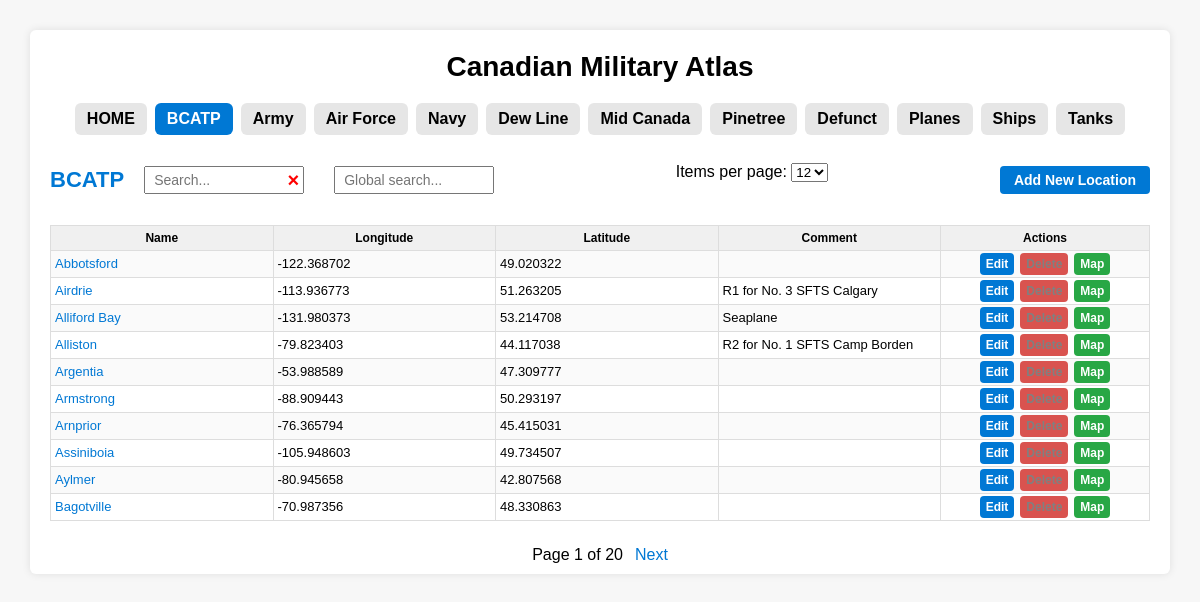
Page /bcatp on the committed database.
### models.py (models this page shows)
class Bcatp(db.Model):
    id = db.Column(db.Integer, primary_key=True)
    name = db.Column(db.String(200))
    longitude = db.Column(db.Float)
    latitude = db.Column(db.Float)
    comment = db.Column(db.String(500))
    wiki = db.Column(db.String(500))

### app.py (the view)
@app.route("/bcatp")
def bcatp():
    page = request.args.get("page", 1, type=int)
    per_page = request.args.get("per_page", 10, type=int)
    starts = request.args.get("starts", "").strip()
    query = Bcatp.query
    if starts:
        query = query.filter(Bcatp.name.ilike(f"%{starts}%"))
    if per_page == 0:
        rows = query.order_by(Bcatp.name).all()
        total_pages = 1
        pagination = None
    else:
        pagination = db.paginate(
            query.order_by(Bcatp.name), page=page, per_page=per_page
        )
        rows = pagination
        total_pages = pagination.pages
    return render_template(
        "bcatp.html",
        rows=rows,
        active_tab="bcatp",
        starts=starts,
        per_page=per_page,
        total_pages=total_pages,
        pagination=pagination,
    )

### templates/bcatp.html (shortened to what this page needs)
{% extends "base.html" %}
{% block content %}
<div class="page-header">
    <div class="header-left">
        <h1>
            <a href="https://en.wikipedia.org/wiki/Distant_Early_Warning_Line"
               target="_blank"
               class="title-link">
                BCATP
            </a>
        </h1>
        <div class="search-wrapper">
            <input type="text"
                   id="searchBox"
                   class="search-box"
                   placeholder="Search..."
                   value="{{ starts }}"
                   onkeyup="searchByLetter()">
            <span class="clear-btn" onclick="clearSearch()">&times;</span>
        </div>
        <input id="globalSearchBox"
               type="text"
               class="global-search-box"
               placeholder="Global search..."
               onkeyup="globalSearch()">
    </div>
    <form method="get" id="perPageForm" style="margin-bottom: 15px;">
        <label for="per_page">Items per page:</label>
        <select name="per_page" id="per_page" onchange="this.form.submit()">
            <option value="12" {% if per_page == 12 %}selected{% endif %}>12</option>
        </select>
    </form>
    <button class="add-btn" onclick="openAddModal('bcatp')">Add New Location</button>
</div>
<table>
    <tr>
        <th class="name">Name</th>
        <th class="lon">Longitude</th>
        <th class="lat">Latitude</th>
        <th>Comment</th>
        <th class="actions">Actions</th>
    </tr>
    {% set data = rows.items if pagination else rows %}
    {% for row in data %}
    <tr id="row-{{ row.id }}">
        <td class="name">
            {% if row.wiki %}
            <a href="{{ row.wiki }}" target="_blank">{{ row.name }}</a>
            {% else %}
            {{ row.name }}
            {% endif %}
        </td>
        <td class="lon">{{ row.longitude }}</td>
        <td class="lat">{{ row.latitude }}</td>
        <td>{{ row.comment }}</td>
        <td class="actions">
            <div class="action-buttons">
                <a href="#"
                   class="action-btn edit-btn"
                   onclick="openEditModal('/bcatp/edit/{{ row.id }}'); return false;">
                    Edit
                </a>
                <a href="#"
                   class="action-btn delete-btn disabled"
                   onclick="confirmDelete('/delete/bcatp/{{ row.id }}'); return false;">
                </a>
                <a href="#"
                   class="action-btn map-btn"
                   onclick="openMap('{{ row.latitude }}', '{{ row.longitude }}'); return false;">
                    Map
                </a>
            </div>
        </td>
    </tr>
    {% endfor %}
</table>
{% if pagination %}
<div class="pagination">
    <span>Page {{ pagination.page }} of {{ total_pages }}</span>
    {% if pagination.has_next %}
    <a href="?page={{ pagination.next_num }}&per_page={{ per_page }}&starts={{ starts }}">Next</a>
    {% endif %}
</div>
{% endif %}
{% endblock %}

### templates/base.html (shortened to what this page needs)
<!DOCTYPE html>
<html>
<head>
</head>
<body>
    <div class="page-wrapper">
        <div class="container" data-tab="{{ active_tab }}">
            <div class="app-title">
                <h1>Canadian Military Atlas</h1>
            </div>
            <div class="tabs">
                <a href="/home" class="tab {% if active_tab == 'home' %}active{% endif %}">HOME</a>
                <a href="/bcatp" class="tab {% if active_tab == 'bcatp' %}active{% endif %}">BCATP</a>
                <a href="/army" class="tab {% if active_tab == 'army' %}active{% endif %}">Army</a>
                <a href="/airforce" class="tab {% if active_tab == 'airforce' %}active{% endif %}">Air Force</a>
                <a href="/navy" class="tab {% if active_tab == 'navy' %}active{% endif %}">Navy</a>
                <a href="/dewline" class="tab {% if active_tab == 'dewline' %}active{% endif %}">Dew Line</a>
                <a href="/midcanada" class="tab {% if active_tab == 'midcanada' %}active{% endif %}">Mid Canada</a>
                <a href="/pinetree" class="tab {% if active_tab == 'pinetree' %}active{% endif %}">Pinetree</a>
                <a href="/defunct" class="tab {% if active_tab == 'defunct' %}active{% endif %}">Defunct</a>
                <a href="/planes" class="tab {% if active_tab == 'planes' %}active{% endif %}">Planes</a>
                <a href="/ships" class="tab {% if active_tab == 'ships' %}active{% endif %}">Ships</a>
                <a href="/tanks" class="tab {% if active_tab == 'tanks' %}active{% endif %}">Tanks</a>
            </div>
            {% block content %}{% endblock %}
        </div>
    </div>
</body>
</html>

### templates/base.html (style rules this page uses)
body { font-family: Arial, sans-serif; background: #f7f7f7; margin: 0; padding: 20px; }
.container { width: 100%; max-width: 1100px; background: white; padding: 11px 20px 10px 20px; box-shadow: 0 0 8px rgba(0,0,0,0.1); border-radius: 6px; margin-top: 10px; }
h1 { font-size: 22px; margin-bottom: 10px; }
.page-wrapper { display: flex; justify-content: center; align-items: flex-start; width: 100%; }
.page-header { display: flex; align-items: center; justify-content: space-between; height: 90px; }
.header-left { display: flex; align-items: center; gap: 20px; }
.page-header h1 { margin: 0; font-weight: 600; white-space: nowrap; }
.search-wrapper { position: relative; display: inline-block; }
.search-box, .global-search-box { width: 160px; padding: 4px 30px 4px 8px; font-size: 14px; height: 28px; box-sizing: border-box; margin-right: 10px; }
.clear-btn { position: absolute; right: 15px; top: 50%; transform: translateY(-50%); font-size: 20px; color: red; cursor: pointer; user-select: none; font-weight: 900; line-height: 1; }
.tabs { margin-top: 20px; display: flex; justify-content: center; flex-wrap: wrap; gap: 8px; }
.tab, .tab:link, .tab:visited, .tab:hover, .tab:active { display: inline-flex; align-items: center; justify-content: center; height: 32px; line-height: 32px; padding: 0 12px; background: #e6e6e6; border-radius: 6px; text-decoration: none; color: #000; font-weight: bold; box-sizing: border-box; }
.tab.active { background: #0078d4; color: white; }
table { width: 100%; border-collapse: collapse; table-layout: fixed; word-wrap: break-word; margin-bottom: 20px; }
th, td { border: 1px solid #ddd; padding: 2px 4px; font-size: 13px; line-height: 1.5; }
th { background: #f0f0f0; font-size: 12px; font-weight: 600; padding: 3px 4px; }
tr:nth-child(even) { background: #fafafa; }
th.actions, td.actions { width: 200px; text-align: center; }
.action-buttons { display: flex; justify-content: center; gap: 6px; }
.action-buttons .action-btn { padding: 2px 6px; font-size: 12px; }
.add-btn, .edit-btn, .delete-btn, .map-btn { padding: 6px 14px; border-radius: 4px; font-size: 14px; font-weight: bold; cursor: pointer; border: none; }
.add-btn { background: #0078d4; color: white; }
.edit-btn { background: #0078d4; color: white; }
.delete-btn { background: #d9534f; color: white; }
.map-btn { background: #28a745; color: white; }
a { color: #0078d4; text-decoration: none; }
.pagination { width: 100%; display: flex; justify-content: center; align-items: center; margin-top: 25px; gap: 12px; }
.app-title { text-align: center; width: 100%; margin: 10px 0 0 0; }
.app-title h1 { margin: 0; font-size: 28px; font-weight: 700; }
.action-btn.disabled { pointer-events: none; color: gray; cursor: default; }

### rows in the picture
Bcatp: name "Abbotsford", longitude "-122.368702", latitude "49.020322"
Bcatp: name "Airdrie", longitude "-113.936773", latitude "51.263205", comment "R1 for No. 3 SFTS Calgary"
Bcatp: name "Alliford Bay", longitude "-131.980373", latitude "53.214708", comment "Seaplane"
Bcatp: name "Alliston", longitude "-79.823403", latitude "44.117038", comment "R2 for No. 1 SFTS Camp Borden"
Bcatp: name "Argentia", longitude "-53.988589", latitude "47.309777"
Bcatp: name "Armstrong", longitude "-88.909443", latitude "50.293197"
Bcatp: name "Arnprior", longitude "-76.365794", latitude "45.415031"
Bcatp: name "Assiniboia", longitude "-105.948603", latitude "49.734507"
Bcatp: name "Aylmer", longitude "-80.945658", latitude "42.807568"
Bcatp: name "Bagotville", longitude "-70.987356", latitude "48.330863"

### other values in the picture
{{ pagination.page }} "1"
{{ total_pages }} "20"
